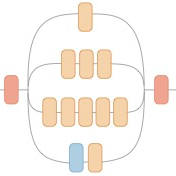
#> input picture machine-learning/capstone-project/report/images/inception-layer.png, 176 x 176 px, given as the content of the folder ../../report/images/inception-layer.png, which was not available
$ python gatherImageSizes.py ../../report/images/inception-layer.png
#> lines starting #> are read from the running program, lines starting #| are printed output that depends on the picture
### machine-learning/capstone-project/src/preprocess/imageDirInfo.py
from os import walk, sep
from PIL import Image
import pandas
import numpy as np


class ImageDirInfo(object):
    "Gives back info of the images in a certain directory"

    def __init__(self, path):
        self.path = path

    def get_filenames(self):
        "Gather the filenames of all files inside this dir"
        filenames = []
        for root, dirs, files in walk(self.path):
            absFiles = [root + sep + filename for filename in files]
            filenames = filenames + absFiles

        return filenames

    def get_size(self, filename):
        "get sizes of all the files inside this dir"
#> called with filename = '_only/inception-layer.png'

        size = None
        with Image.open(filename) as f:
#> f is the input picture: PIL image 176x176 RGBA; mean R, G, B, A 249.3, 243, 236.9, 255
            size = f.size
#> size = (176, 176)
        return size

    def get_all_sizes(self):
        "get the frequency table of sizes"
        filenames = self.get_filenames()
        sizes = [self.get_size(filename) for filename in filenames]
#> sizes = [(176, 176)]
        sizes_x, sizes_y = zip(*sizes)
#> sizes_x = (176,); sizes_y = (176,)
        sizes_x = pandas.Series(sizes_x)
        sizes_y = pandas.Series(sizes_y)

        return sizes_x, sizes_y

    # [59 lines left out: functions get_brightness_info, get_brightness, normalize, resize, not called in this run]

    def plot(self, freqs):
        print(freqs.value_counts())
        return freqs.plot(kind='hist', bins=15)

### machine-learning/capstone-project/src/preprocess/gatherImageSizes.py
from imageDirInfo import ImageDirInfo
import matplotlib.pyplot as plt
import sys

args = sys.argv
idi = ImageDirInfo(sys.argv[1])
x, y = idi.get_all_sizes()
subPlot1 = idi.plot(x)
idi.plot(y)
subPlot1.legend(['Widths', 'Heights'], loc='upper left')
plt.show()
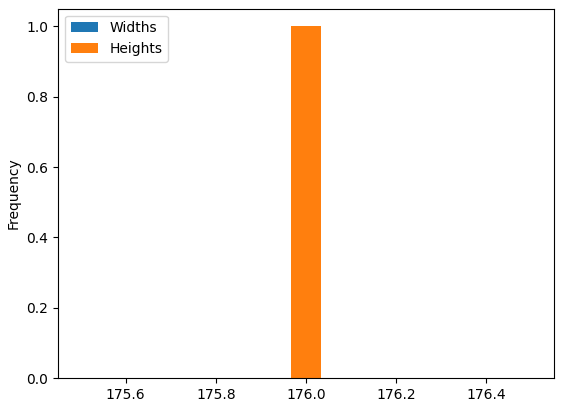
#> figure drawn by matplotlib, 1 panel; tallest bar 1 high, from x = 176 to 176; tallest bar 1 high, from x = 176 to 176

$ run again, on machine-learning/capstone-project/report/images/luminance.png
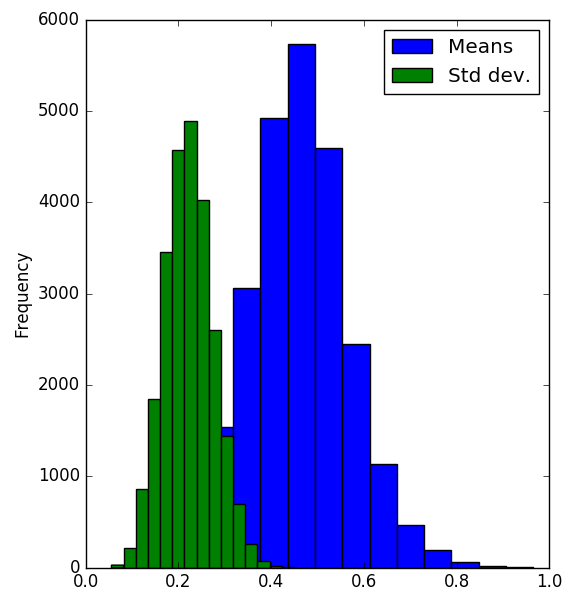
#> input picture machine-learning/capstone-project/report/images/luminance.png, 575 x 600 px, given as the content of the folder ../../report/images/luminance.png, which was not available
#> in get_size, f is the input picture: PIL image 575x600 RGBA; mean R, G, B, A 187.1, 196.2, 225.8, 255
#> `plt.show()`:
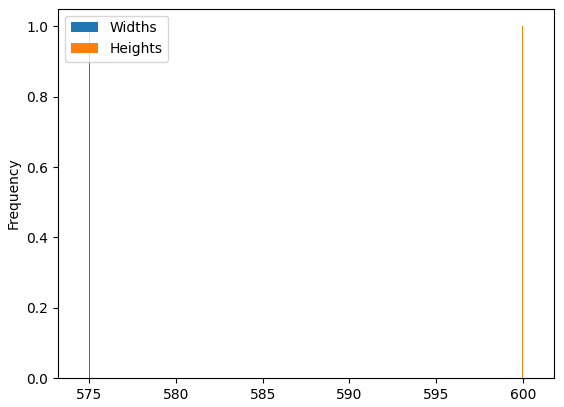
#> figure drawn by matplotlib, 1 panel; tallest bar 1 high, from x = 575 to 575; tallest bar 1 high, from x = 600 to 600

$ run again, on machine-learning/capstone-project/report/images/overfitting.png
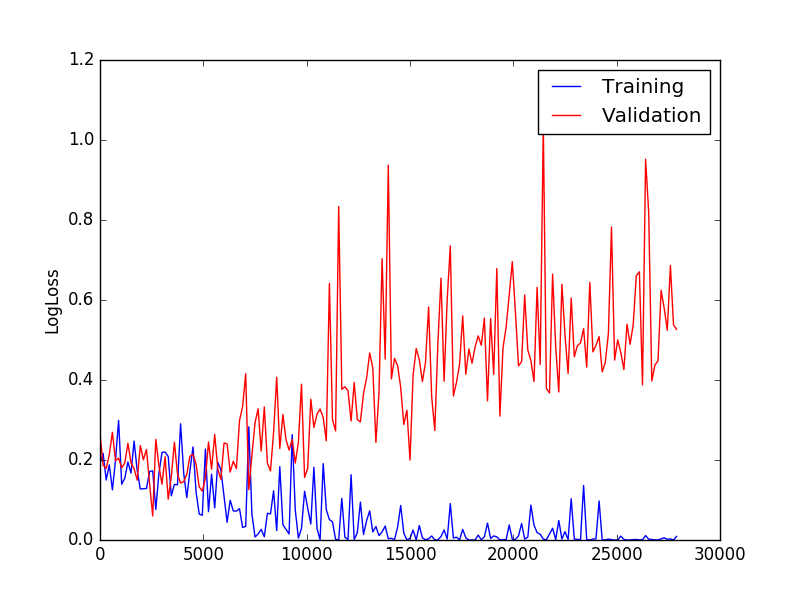
#> input picture machine-learning/capstone-project/report/images/overfitting.png, 800 x 600 px, given as the content of the folder ../../report/images/overfitting.png, which was not available
#> in get_size, f is the input picture: PIL image 800x600 RGBA; mean R, G, B, A 249.1, 243.1, 245.4, 255
#> `plt.show()`:
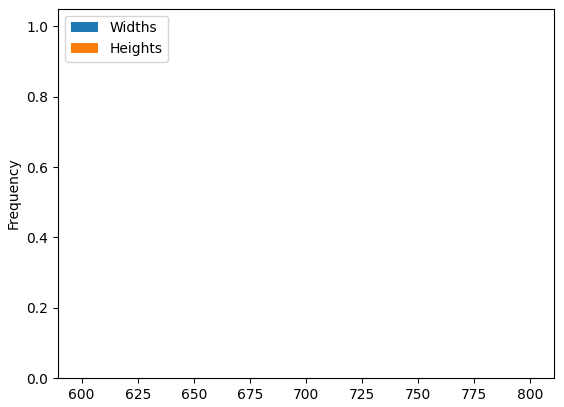
#> figure drawn by matplotlib, 1 panel; tallest bar 1 high, from x = 800 to 800; tallest bar 1 high, from x = 600 to 600
